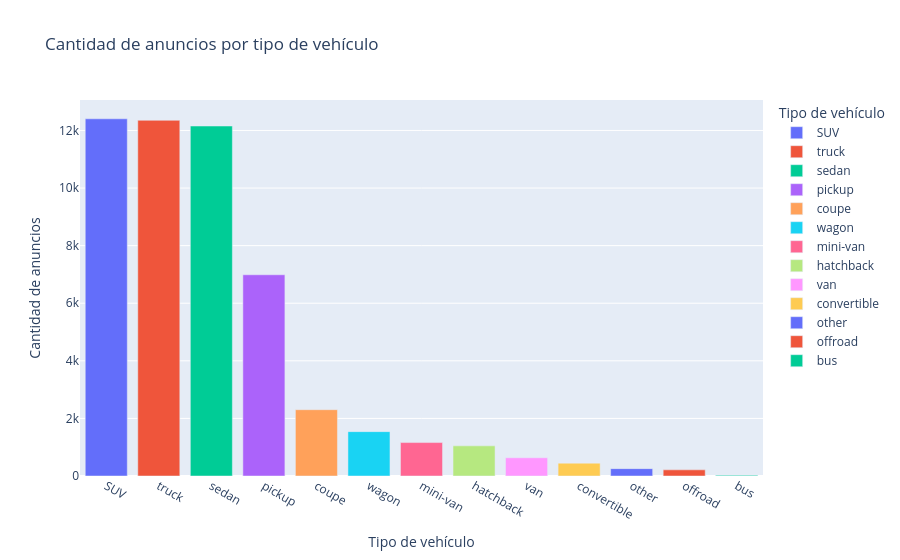

Notebook code for this chart:
### Code cell
# Cantidad de anuncios por tipo de vehículo

type_counts = (
    df['type']
    .value_counts()
    .reset_index()
)

type_counts.columns = ['type', 'count']

fig = px.bar(
    type_counts,
    x='type',
    y='count',
    color='type',
    title='Cantidad de anuncios por tipo de vehículo',
    labels={
        'type': 'Tipo de vehículo',
        'count': 'Cantidad de anuncios'
    }
)

fig.show()

### Figure 1 — Plotly figure (JSON) as saved in the notebook; plotly's stock layout.template omitted (floating-point values rounded to 4 significant figures)
{"data": [{"hovertemplate": "Tipo de vehículo=%{x}<br>Cantidad de anuncios=%{y}<extra></extra>", "legendgroup": "SUV", "marker": {"color": "#636efa", "pattern": {"shape": ""}}, "name": "SUV", "orientation": "v", "showlegend": true, "textposition": "auto", "type": "bar", "x": ["SUV"], "xaxis": "x", "y": [12405], "yaxis": "y"}, {"hovertemplate": "Tipo de vehículo=%{x}<br>Cantidad de anuncios=%{y}<extra></extra>", "legendgroup": "truck", "marker": {"color": "#EF553B", "pattern": {"shape": ""}}, "name": "truck", "orientation": "v", "showlegend": true, "textposition": "auto", "type": "bar", "x": ["truck"], "xaxis": "x", "y": [12353], "yaxis": "y"}, {"hovertemplate": "Tipo de vehículo=%{x}<br>Cantidad de anuncios=%{y}<extra></extra>", "legendgroup": "sedan", "marker": {"color": "#00cc96", "pattern": {"shape": ""}}, "name": "sedan", "orientation": "v", "showlegend": true, "textposition": "auto", "type": "bar", "x": ["sedan"], "xaxis": "x", "y": [12154], "yaxis": "y"}, {"hovertemplate": "Tipo de vehículo=%{x}<br>Cantidad de anuncios=%{y}<extra></extra>", "legendgroup": "pickup", "marker": {"color": "#ab63fa", "pattern": {"shape": ""}}, "name": "pickup", "orientation": "v", "showlegend": true, "textposition": "auto", "type": "bar", "x": ["pickup"], "xaxis": "x", "y": [6988], "yaxis": "y"}, {"hovertemplate": "Tipo de vehículo=%{x}<br>Cantidad de anuncios=%{y}<extra></extra>", "legendgroup": "coupe", "marker": {"color": "#FFA15A", "pattern": {"shape": ""}}, "name": "coupe", "orientation": "v", "showlegend": true, "textposition": "auto", "type": "bar", "x": ["coupe"], "xaxis": "x", "y": [2303], "yaxis": "y"}, {"hovertemplate": "Tipo de vehículo=%{x}<br>Cantidad de anuncios=%{y}<extra></extra>", "legendgroup": "wagon", "marker": {"color": "#19d3f3", "pattern": {"shape": ""}}, "name": "wagon", "orientation": "v", "showlegend": true, "textposition": "auto", "type": "bar", "x": ["wagon"], "xaxis": "x", "y": [1541], "yaxis": "y"}, {"hovertemplate": "Tipo de vehículo=%{x}<br>Cantidad de anuncios=%{y}<extra></extra>", "legendgroup": "mini-van", "marker": {"color": "#FF6692", "pattern": {"shape": ""}}, "name": "mini-van", "orientation": "v", "showlegend": true, "textposition": "auto", "type": "bar", "x": ["mini-van"], "xaxis": "x", "y": [1161], "yaxis": "y"}, {"hovertemplate": "Tipo de vehículo=%{x}<br>Cantidad de anuncios=%{y}<extra></extra>", "legendgroup": "hatchback", "marker": {"color": "#B6E880", "pattern": {"shape": ""}}, "name": "hatchback", "orientation": "v", "showlegend": true, "textposition": "auto", "type": "bar", "x": ["hatchback"], "xaxis": "x", "y": [1047], "yaxis": "y"}, {"hovertemplate": "Tipo de vehículo=%{x}<br>Cantidad de anuncios=%{y}<extra></extra>", "legendgroup": "van", "marker": {"color": "#FF97FF", "pattern": {"shape": ""}}, "name": "van", "orientation": "v", "showlegend": true, "textposition": "auto", "type": "bar", "x": ["van"], "xaxis": "x", "y": [633], "yaxis": "y"}, {"hovertemplate": "Tipo de vehículo=%{x}<br>Cantidad de anuncios=%{y}<extra></extra>", "legendgroup": "convertible", "marker": {"color": "#FECB52", "pattern": {"shape": ""}}, "name": "convertible", "orientation": "v", "showlegend": true, "textposition": "auto", "type": "bar", "x": ["convertible"], "xaxis": "x", "y": [446], "yaxis": "y"}, {"hovertemplate": "Tipo de vehículo=%{x}<br>Cantidad de anuncios=%{y}<extra></extra>", "legendgroup": "other", "marker": {"color": "#636efa", "pattern": {"shape": ""}}, "name": "other", "orientation": "v", "showlegend": true, "textposition": "auto", "type": "bar", "x": ["other"], "xaxis": "x", "y": [256], "yaxis": "y"}, {"hovertemplate": "Tipo de vehículo=%{x}<br>Cantidad de anuncios=%{y}<extra></extra>", "legendgroup": "offroad", "marker": {"color": "#EF553B", "pattern": {"shape": ""}}, "name": "offroad", "orientation": "v", "showlegend": true, "textposition": "auto", "type": "bar", "x": ["offroad"], "xaxis": "x", "y": [214], "yaxis": "y"}, {"hovertemplate": "Tipo de vehículo=%{x}<br>Cantidad de anuncios=%{y}<extra></extra>", "legendgroup": "bus", "marker": {"color": "#00cc96", "pattern": {"shape": ""}}, "name": "bus", "orientation": "v", "showlegend": true, "textposition": "auto", "type": "bar", "x": ["bus"], "xaxis": "x", "y": [24], "yaxis": "y"}], "layout": {"barmode": "relative", "legend": {"title": {"text": "Tipo de vehículo"}, "tracegroupgap": 0}, "title": {"text": "Cantidad de anuncios por tipo de vehículo"}, "xaxis": {"anchor": "y", "categoryarray": ["SUV", "truck", "sedan", "pickup", "coupe", "wagon", "mini-van", "hatchback", "van", "convertible", "other", "offroad", "bus"], "categoryorder": "array", "domain": [0, 1], "title": {"text": "Tipo de vehículo"}}, "yaxis": {"anchor": "x", "domain": [0, 1], "title": {"text": "Cantidad de anuncios"}}}}
